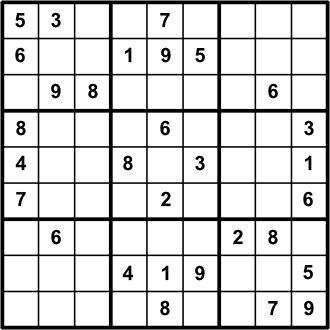
#> input picture catkin_ws/src/7segmentDisplayDetection/sudoku-by-l2g-20050714.jpg, 330 x 330 px
$ python sudoku.py
#> lines starting #> are read from the running program, lines starting #| are printed output that depends on the picture; after the words box and inside, x2 and y2 are one past the last pixel; in counts of white or black regions, pixels touching at a corner belong together
from __future__ import print_function
# Sudoku code edited by Matt Nipper
import cv2
import numpy as np
import os


ratio2 = 3
kernel_size = 3
lowThreshold = 30

cv2.namedWindow("SUDOKU Solver")
frame = cv2.imread('sudoku-by-l2g-20050714.jpg')
#> frame is the input picture: shape (330, 330, 3); min 0, max 255, mean 213.5
# [6 lines of commented-out code are left out]
rval = True
while rval:
 # Preprocess image, convert from RGB to Gray
    sudoku1 = cv2.cvtColor(frame, cv2.COLOR_BGR2GRAY)
    sudoku1 = cv2.blur(sudoku1, (3,3))
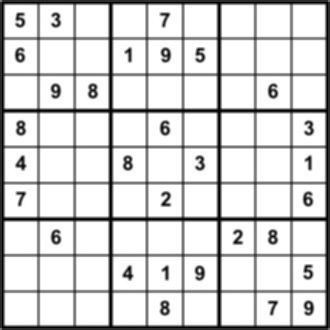
#> sudoku1: shape (330, 330); min 0, max 255, mean 213
    # Apply Canny edge detection
    edges = cv2.Canny(sudoku1, lowThreshold, lowThreshold*ratio2, kernel_size)
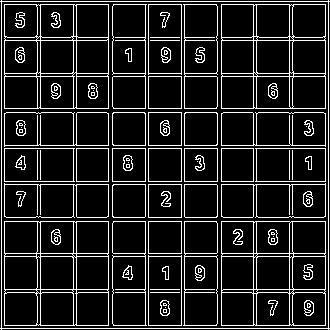
#> edges: shape (330, 330); 12.9% white in thin lines or dots
    # Apply Hough Line Transform, return a list of rho and theta
    lines = cv2.HoughLines(edges, 2, np.pi /180, 300, 0, 0)
#> lines = 40 rows, first 8: [324, 0], [144, 0], [72, 0], [252, 0], [256, 0], [36, 0], [40, 0], [180, 0]
    if (lines is not None):
        lines = lines[0]
#> lines = [[324, 0]]
        lines = sorted(lines, key=lambda line:line[0])
        # Define the position of horizontal and vertical line
        pos_hori = 0
        pos_vert = 0
        # Create a list to store new bundle of lines
        New_lines = []
        # Store intersection points
        Points = []
        for rho,theta in lines:
         a = np.cos(theta)
         b = np.sin(theta)
         x0 = a*rho
         y0 = b*rho
         x1 = int(x0 + 1000*(-b))
         y1 = int(y0 + 1000*(a))
         x2 = int(x0 - 1000*(-b))
         y2 = int(y0 - 1000*(a))
         # If b > 0.5, the angle must be greater than 45 degree
         # so we consider that line as a vertical line
         if (b>0.5):
          # Check the position
          if(rho-pos_hori>10):
           # Update the position
           pos_hori=rho
           # Saving new line, 0 is horizontal line, 1 is vertical line
           New_lines.append([rho,theta, 0])
           cv2.line(frame,(x1,y1),(x2,y2),(0,0,255),2)
         else:
          if(rho-pos_vert>10):
           pos_vert=rho
           New_lines.append([rho,theta, 1])
           cv2.line(frame,(x1,y1),(x2,y2),(0,0,255),2)
#> this loop made 1 pass
#> (rho, theta, a, b, x0, y0, x1, y1) on pass 1: (324, 0, 1, 0, 324, 0, 324, 1000)
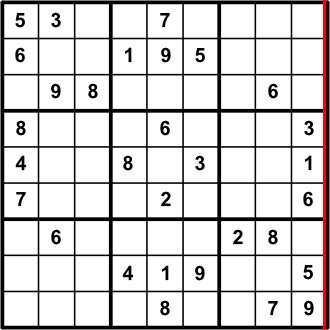
#> frame: shape (330, 330, 3); 0.91% of pixels changed, all inside (x1, y1, x2, y2) = (323, 0, 326, 330)
#> after the loop, New_lines = [[324, 0, 1]]; pos_hori = 0; pos_vert = 324
        for i in range(len(New_lines)):
            if(New_lines[i][2] == 0):
                for j in range(len(New_lines)):
                    if (New_lines[j][2]==1):
                        theta1=New_lines[i][1]
                        theta2=New_lines[j][1]
                        p1=New_lines[i][0]
                        p2=New_lines[j][0]
                        xy = np.array([[np.cos(theta1), np.sin(theta1)], [np.cos(theta2), np.sin(theta2)]])
                        p = np.array([p1,p2])
                        res = np.linalg.solve(xy, p)
                        Points.append(res)
#> this loop made 1 pass
#> after the loop, Points = []
        for pnt in Points:
            print(pnt)
#> this loop made 0 passes
        lambda: os.system('cls')
#        if(len(Points)==100):
#            sudoku1 = cv2.adaptiveThreshold(sudoku1, 255, cv2.ADAPTIVE_THRESH_GAUSSIAN_C,cv2.THRESH_BINARY_INV, 101, 1)
#            for i in range(0,9):
#                for j in range(0,9):
#                    y1=int(Points[j+i*10][1]+5)
#                    y2=int(Points[j+i*10+11][1]-5)
#                    x1=int(Points[j+i*10][0]+5)
#                    x2=int(Points[j+i*10+11][0]-5)
#                    # Saving extracted block for training, uncomment for saving digit blocks
#                    # cv2.imwrite(str((i+1)*(j+1))+".jpg", sudoku1[y1: y2,
#                    #                                            x1: x2])
#                    cv2.rectangle(frame,(x1,y1),
#                                  (x2, y2),(0,255,0),2)
    # Show the result
    cv2.imshow("SUDOKU Solver", frame)
    #rval, frame = vc.read()
    key = cv2.waitKey(20)
#> (key Esc is pressed here)
    break
    if key == 27: # exit on ESC
     break
#> (the run stopped early here; a loop or call above may not have finished)

$ run again, with catkin_ws/src/7segmentDisplayDetection/drawn-box-square-3.jpg copied over catkin_ws/src/7segmentDisplayDetection/sudoku-by-l2g-20050714.jpg
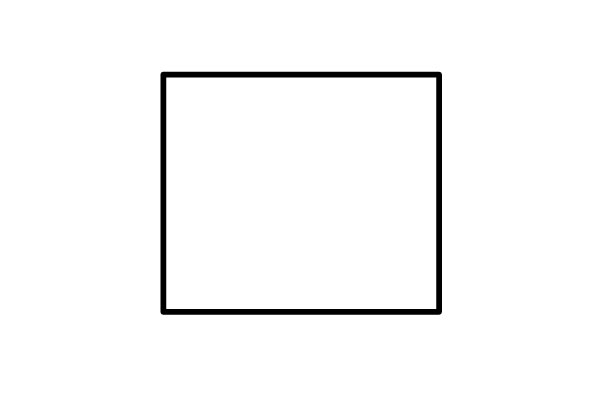
#> input picture catkin_ws/src/7segmentDisplayDetection/drawn-box-square-3.jpg, 600 x 400 px
#> frame is the input picture: shape (400, 600, 3); min 0, max 255, mean 248.7
#> `edges = cv2.Canny(sudoku1, lowThreshold, lowThreshold*ratio2, kernel_s..`:
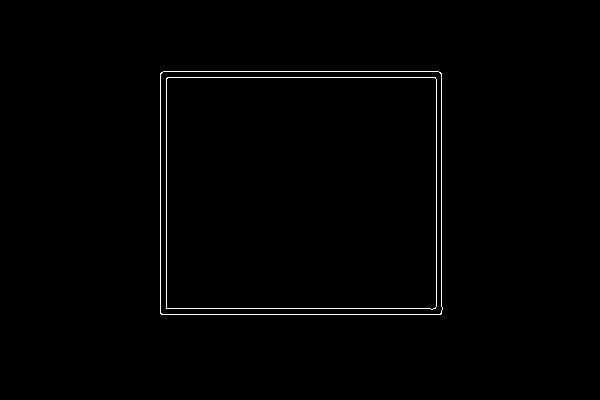
#> edges: shape (400, 600); 0.85% white in thin lines or dots, all inside (x1, y1, x2, y2) = (160, 71, 443, 315)
#> lines = None
